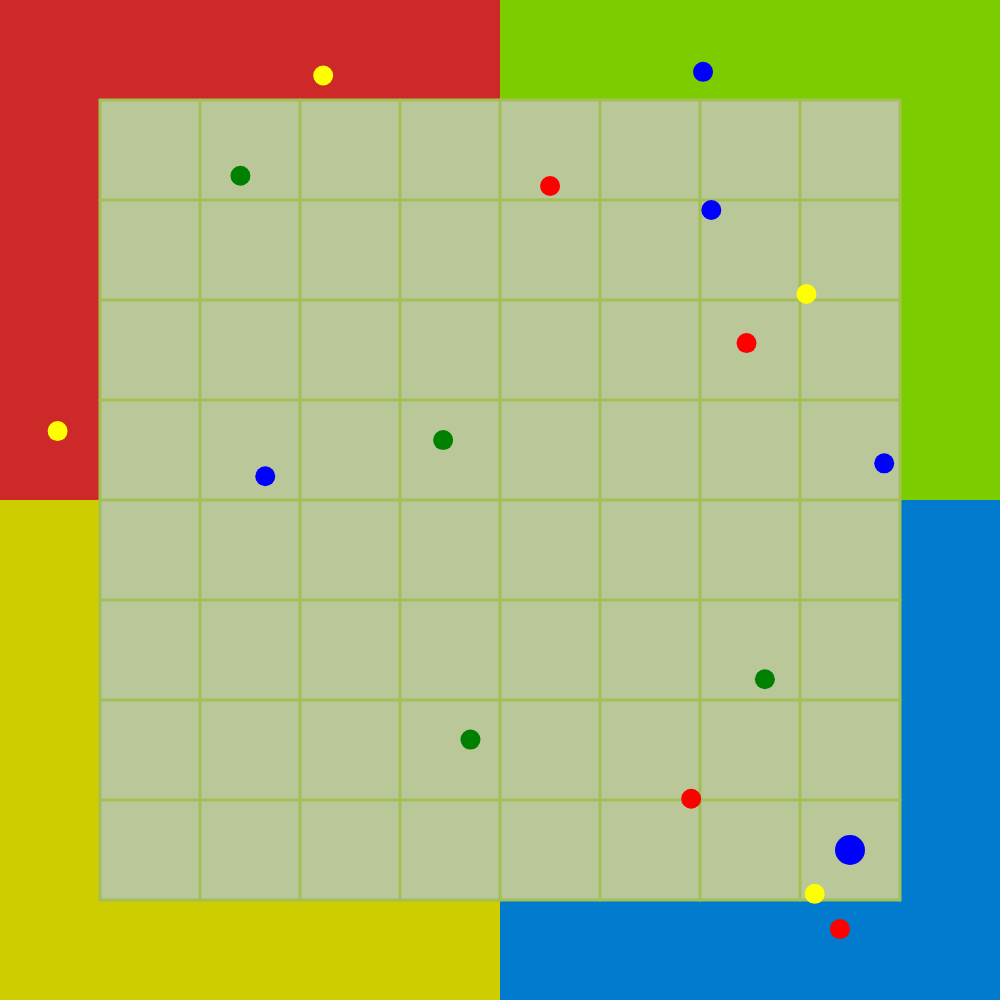
Frame 1 (no input)
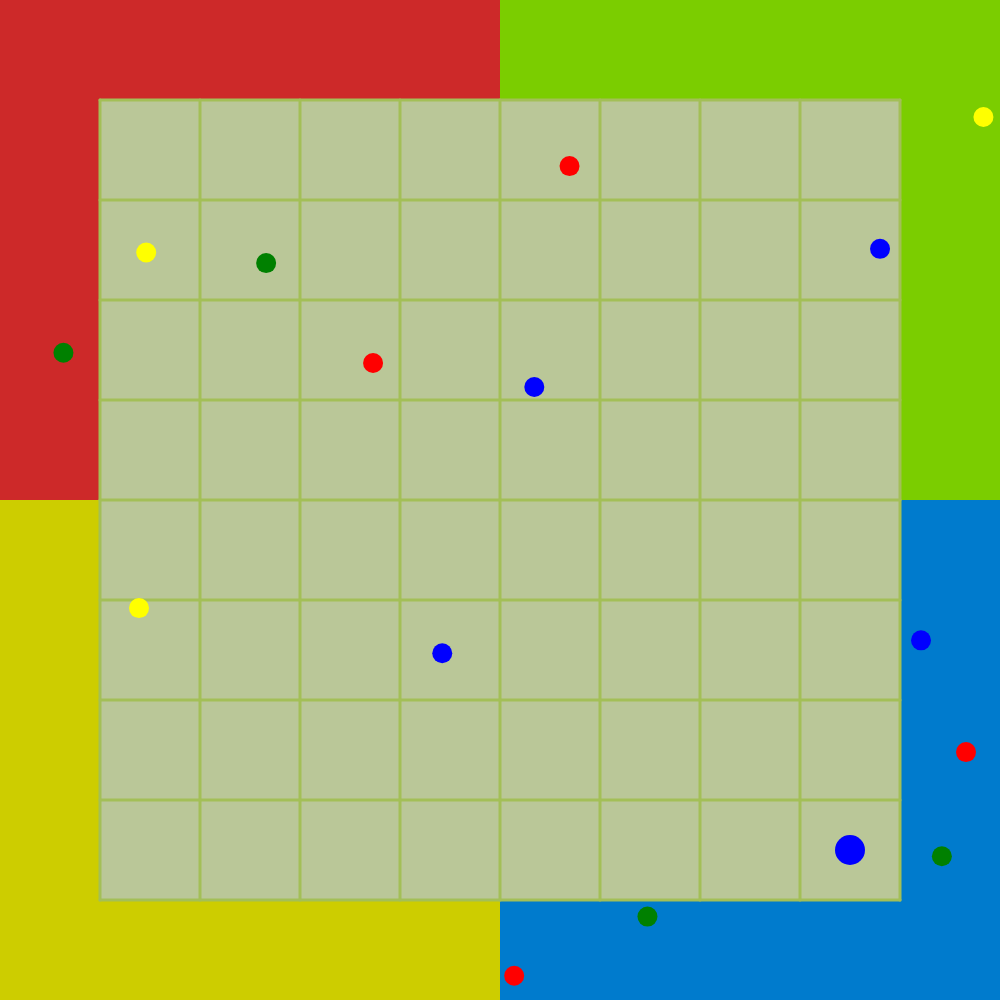
Frame 60 (no input)
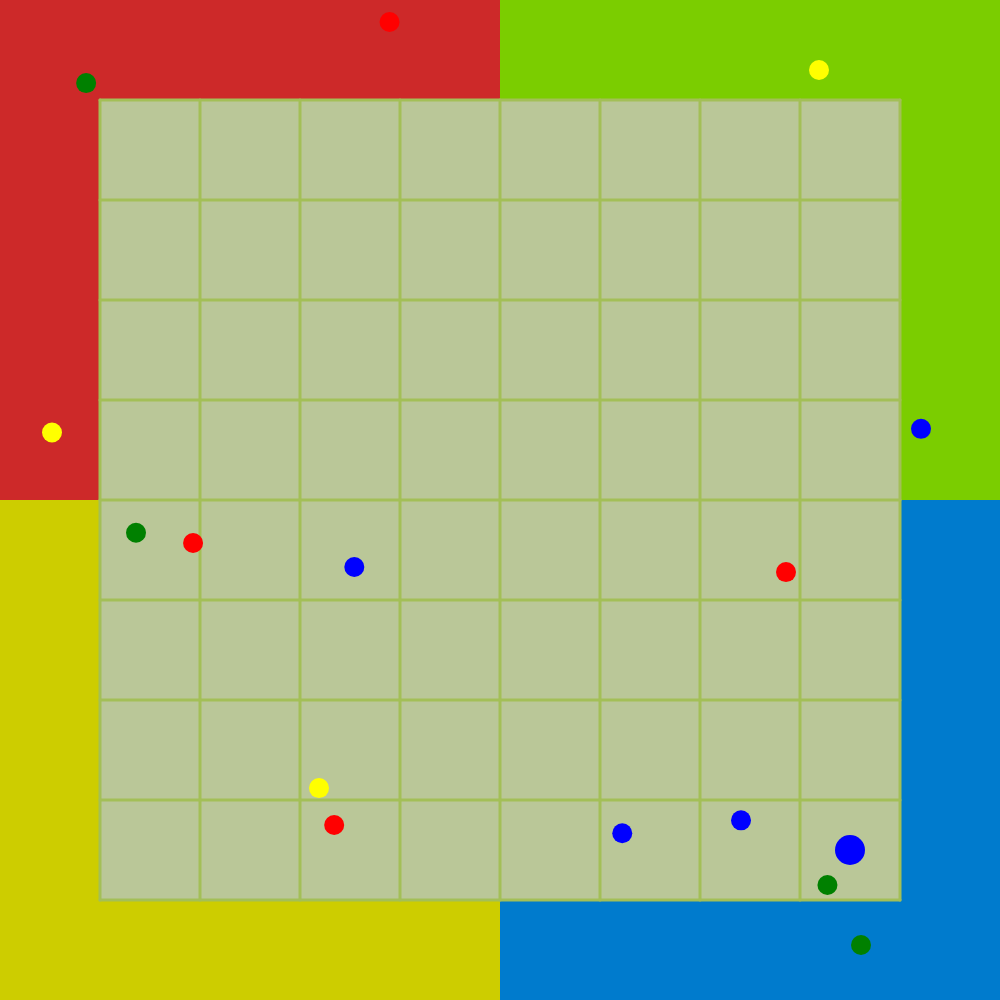
Frame 120 (the mouse pressed at the canvas centre since frame 60)

The p5.js sketch that drew these frames (run headless with seeded random() and noise() and a simulated clock; from frame 60 on, the mouse is pressed at the canvas centre):

// p5.js sketch
// ── sketch.js
/*
 * Creation & Computation - Digital Futures, OCAD University
 * Kate Hartman / Nick Puckett
 * 
 * Introduces the grid of clickable objects we will use in the next exampl
 * Example of dealing with simple classes in javascript
 * 
 * takes the coordinates of everyone's mouse that is connected and draws the average
 */

// server variables


var birdcolour = ["blue","red","green","yellow"];

var birdN = 4;
var birdS = 3;

var birdsBlue = [];
var birdsRed = [];
var birdsYellow = [];
var birdsGreen = [];

var dataServer;
var pubKey = 'pub-c-a705a585-4407-4f88-8b83-ac846c45e13a';
var subKey = 'sub-c-64587bc8-b0cf-11e6-a7bb-0619f8945a4f';
var channelName = "cursors";


var cs = window.innerHeight;
var cell = (cs-200)/8;



var x = cs-100-cell/2;
var y = cs-100-cell/2;

///////////-1 or 1 generator
var num = Math.floor(Math.random()) + 1; // this will get a number between 1 and 99;
num *= Math.floor(Math.random()*2) == 1 ? 1 : -1;

function setup() {

  createCanvas(window.innerHeight, window.innerHeight);
  noStroke();
  background(111);




//setup birds
  for (let i = 0; i < 4; i++) {
    birdsBlue[i] = new BirdieB(random(cs),random(cs));
    birdsRed[i] = new BirdieR(random(cs),random(cs));
    birdsYellow[i] = new BirdieY(random(cs),random(cs));
    birdsGreen[i] = new BirdieG(random(cs),random(cs));

  }




}

  function draw() {


  rectMode(CORNER);
  //red section
  fill('#FF3333');
  rect(0,0,cs/2,cs/2);

  //green
  fill('#99FF00');
  rect(cs/2, 0,cs/2,cs/2);

  //yellow
  fill('#FFFF00');
  rect(0,cs/2,cs/2,cs/2);

  //blue
  fill('#0099FF');
  rect(cs/2,cs/2,cs/2,cs/2);

  //Play Area
  rectMode(CENTER);
  fill('#E7F7BD');
  rect(cs/2,cs/2,cs-200,cs-200);

  strokeWeight(3);

  //grid
  stroke('#CBED6C');
  // line(100,100,cs-100,cs-100);

  for(let i=0;i<9;i++){
    // strokeCap(SQUARE);                                                    <--------Fix this later when prof is done
    line(map(cs/8*i,0,cs,100,cs-100),100,map(cs/8*i,0,cs,100,cs-100),cs-100);
    line(100,map(cs/8*i,0,cs,100,cs-100),cs-100,map(cs/8*i,0,cs,100,cs-100));
  }

  strokeWeight(0);


background(0,0,0,50)

ellipseMode(RADIUS);


var speed = 1.5;
var r = 15;

//characters
  // fill('#006600');
fill("blue");
ellipse(x,y,r);

  if (keyIsDown(LEFT_ARROW)) {
    x -= speed;
  }
  if (keyIsDown(RIGHT_ARROW)) {
    x += speed;
  }
  if (keyIsDown(UP_ARROW)) {
    y -= speed;
  }
  if (keyIsDown(DOWN_ARROW)) {
    y += speed;
  }


x = constrain(x,100+r,width-100-r);
y = constrain(y,100+r,width-100-r);




for(let i=0;i<birdsBlue.length;i++){
    fill("blue");
    birdsBlue[i].move();
    birdsBlue[i].show();
}

for(let i=0;i<birdsRed.length;i++){
     fill("red");
    birdsRed[i].move();
    birdsRed[i].show();
}

for(let i=0;i<birdsGreen.length;i++){
    fill("green");
    birdsGreen[i].move();
    birdsGreen[i].show();
}
for(let i=0;i<birdsYellow.length;i++){
    fill("yellow");
    birdsYellow[i].move();
    birdsYellow[i].show();
}

/*

    fill("red");
    birdsRed[i].move();
    birdsRed[i].show();
    fill("green");
    birdsGreen[i].move();
    birdsGreen[i].show();
    fill("yellow");
    birdsYellow[i].move();
    birdsYellow[i].show();

}
*/

birdCatchB();
birdCatchR();
birdCatchY();
birdCatchG();



}














function birdCatchB(){
  for(let i=0;i<birdsBlue.length;i++){
    if(dist(birdsBlue[i].x,birdsBlue[i].y,x,y) <= bsize+15){
      birdsBlue.splice(i,1);

    }
  }
}





function birdCatchR(){
  for(let i=0;i<birdsRed.length;i++){
    if(dist(birdsRed[i].x,birdsRed[i].y,x,y) <= bsize+15){
      birdsRed.splice(i,1);
    }
  }

}
function birdCatchY(){
  for(let i=0;i<birdsYellow.length;i++){
    if(dist(birdsYellow[i].x,birdsYellow[i].y,x,y) <= bsize+15){
      birdsYellow.splice(i,1);
    }
  }
}
function birdCatchG(){
  for(let i=0;i<birdsGreen.length;i++){
    if(dist(birdsGreen[i].x,birdsGreen[i].y,x,y) <= bsize+15){
      birdsGreen.splice(i,1);
    }
  }
}

















































//-------Bird Creation

var bsize = 10;
var bspeed = 3;

class BirdieB{
  constructor(x,y) {
    num *= Math.floor(Math.random()*2) == 1 ? 1 : -1;

    this.x = x;
    this.y = y;
    this.xs = bspeed*num;
    num *= Math.floor(Math.random()*2) == 1 ? 1 : -1;

    this.ys = bspeed*num;
  }
  move(){
    this.x += this.xs;
    this.y += this.ys;

    if(this.x >= cs-bsize){
      this.x = cs-bsize;
      this.xs*= -1;
    }
    if(this.y >= cs-bsize){
      this.y = cs-bsize;
      this.ys*= -1;
    }

    if(this.x<=0+bsize){
      this.x = 0+bsize;
      this.xs *= -1; 
    }
    if(this.y<=0){
      this.y = 0+bsize;
      this.ys *= -1;
    }

  }
  show(){
    ellipse(this.x,this.y, bsize);
  }
}

class BirdieR{

  constructor(x,y) {
    num *= Math.floor(Math.random()*2) == 1 ? 1 : -1;

    this.x = x;
    this.y = y;
    this.xs = bspeed*num;
        num *= Math.floor(Math.random()*2) == 1 ? 1 : -1;

    this.ys = bspeed*num;
  }

  move(){
    this.x += this.xs;
    this.y += this.ys;

    if(this.x >= cs-bsize){
      this.x = cs-bsize;
      this.xs*= -1;
    }
    if(this.y >= cs-bsize){
      this.y = cs-bsize;
      this.ys*= -1;
    }

    if(this.x<=0+bsize){
      this.x = 0+bsize;
      this.xs *= -1; 
    }
    if(this.y<=0){
      this.y = 0+bsize;
      this.ys *= -1;
    }


  }

  show(){
    ellipse(this.x,this.y, bsize);
  }
}


class BirdieG{

  constructor(x,y) {
    num *= Math.floor(Math.random()*2) == 1 ? 1 : -1;

    this.x = x;
    this.y = y;
    this.xs = bspeed*num;
        num *= Math.floor(Math.random()*2) == 1 ? 1 : -1;

    this.ys = bspeed*num;
  }

  move(){
    this.x += this.xs;
    this.y += this.ys;

    if(this.x >= cs-bsize){
      this.x = cs-bsize;
      this.xs*= -1;
    }
    if(this.y >= cs-bsize){
      this.y = cs-bsize;
      this.ys*= -1;
    }

    if(this.x<=0+bsize){
      this.x = 0+bsize;
      this.xs *= -1; 
    }
    if(this.y<=0){
      this.y = 0+bsize;
      this.ys *= -1;
    }


  }
  show(){
    ellipse(this.x,this.y, bsize);
  }
}


class BirdieY{

  constructor(x,y) {
    num *= Math.floor(Math.random()*2) == 1 ? 1 : -1;

    this.x = x;
    this.y = y;
    this.xs = bspeed*num;
        num *= Math.floor(Math.random()*2) == 1 ? 1 : -1;

    this.ys = bspeed*num;

  }

  move(){
    this.x += this.xs;
    this.y += this.ys;

    if(this.x >= cs-bsize){
      this.x = cs-bsize;
      this.xs*= -1;
    }
    if(this.y >= cs-bsize){
      this.y = cs-bsize;
      this.ys*= -1;
    }

    if(this.x<=0+bsize){
      this.x = 0+bsize;
      this.xs *= -1; 
    }
    if(this.y<=0){
      this.y = 0+bsize;
      this.ys *= -1;
    }

  }
  show(){
    ellipse(this.x,this.y, bsize);
  }
}
